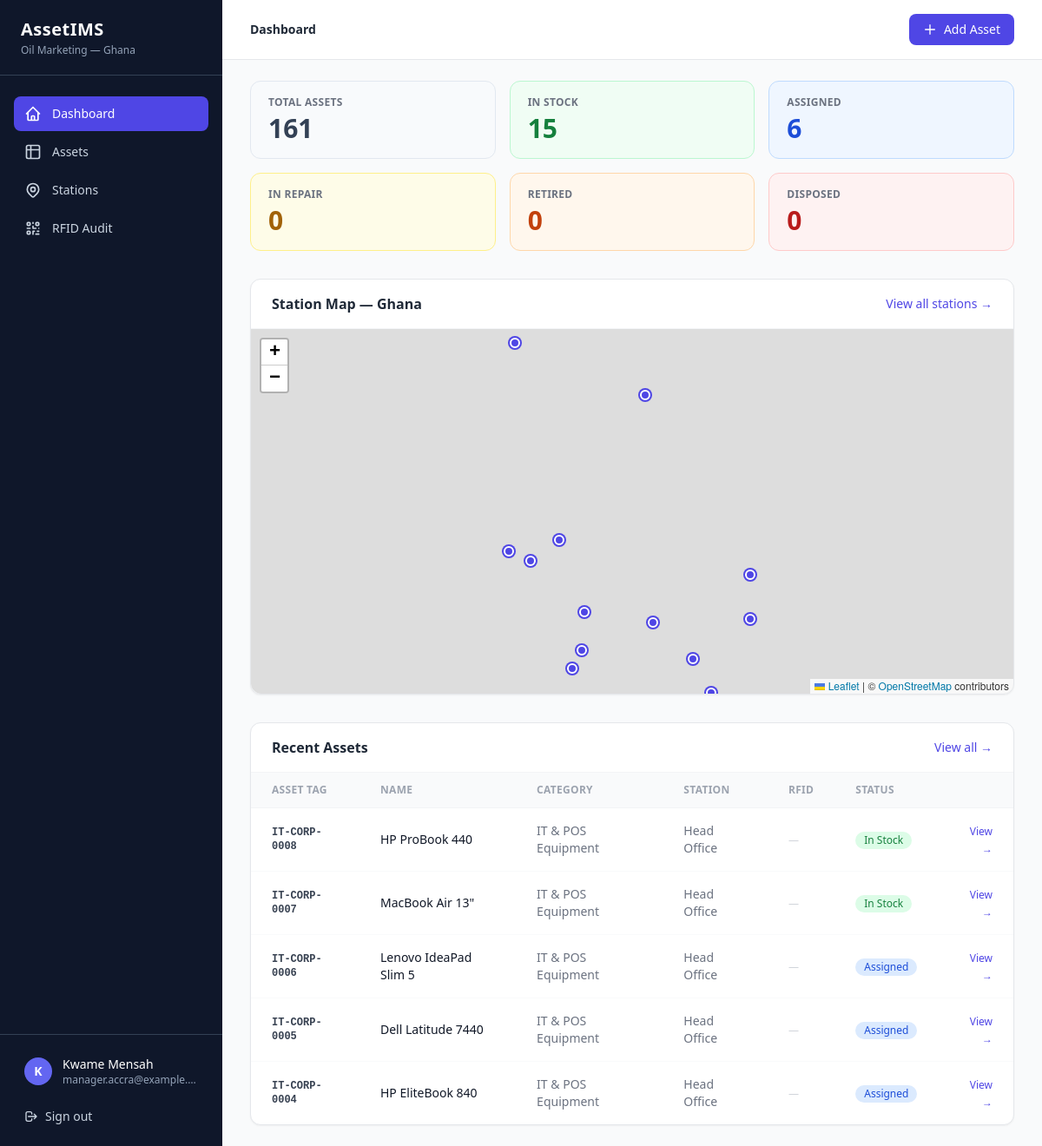
Screenshot of /home (signed in) with the database file from the repository.
### app/db/models/user.py (models this page shows, shortened)
class User(Base):
    __tablename__ = "users"
    id: Mapped[int] = mapped_column(primary_key=True, index=True)
    email: Mapped[str] = mapped_column(String(255), unique=True, index=True, nullable=False)
    full_name: Mapped[str] = mapped_column(String(255), nullable=False)
    password_hash: Mapped[str] = mapped_column(String(255), nullable=False)
    is_active: Mapped[bool] = mapped_column(Boolean, default=True)
    site_id: Mapped[int | None] = mapped_column(ForeignKey("locations.id"), nullable=True)
    created_at: Mapped[DateTime] = mapped_column(DateTime(timezone=True), server_default=func.now())
    site: Mapped[Location | None] = relationship("Location", foreign_keys=[site_id], lazy="select")
    user_roles: Mapped[list[UserRole]] = relationship("UserRole", lazy="select")

### app/db/models/asset.py (models this page shows)
class Asset(Base):
    __tablename__ = "assets"
    id: Mapped[int] = mapped_column(primary_key=True, index=True)
    asset_tag: Mapped[str] = mapped_column(String(64), unique=True, nullable=False, index=True)
    name: Mapped[str | None] = mapped_column(String(128), nullable=True)
    brand: Mapped[str | None] = mapped_column(String(64), nullable=True)
    model_no: Mapped[str | None] = mapped_column(String(128), nullable=True)
    serial_no: Mapped[str | None] = mapped_column(String(128), nullable=True)
    category: Mapped[str | None] = mapped_column(String(64), nullable=True)
    department: Mapped[str | None] = mapped_column(String(64), nullable=True)
    location: Mapped[str | None] = mapped_column(String(128), nullable=True)
    site_id: Mapped[int | None] = mapped_column(ForeignKey("locations.id"), nullable=True)
    assigned_to: Mapped[str | None] = mapped_column(String(128), nullable=True)
    purchase_date: Mapped[date | None] = mapped_column(Date, nullable=True)
    purchase_cost: Mapped[float | None] = mapped_column(Float, nullable=True)
    warranty_expiry: Mapped[date | None] = mapped_column(Date, nullable=True)
    notes: Mapped[str | None] = mapped_column(Text, nullable=True)
    status: Mapped[str] = mapped_column(String(20), nullable=False, default="in_stock")
    rfid_tag: Mapped[str | None] = mapped_column(String(64), nullable=True, index=True)
    rfid_last_seen: Mapped[datetime | None] = mapped_column(DateTime, nullable=True)
    rfid_confirmed_site_id: Mapped[int | None] = mapped_column(ForeignKey("locations.id"), nullable=True)
    created_at: Mapped[datetime] = mapped_column(DateTime, server_default=func.now(), nullable=False)
    updated_at: Mapped[datetime] = mapped_column(
        DateTime, server_default=func.now(), onupdate=func.now(), nullable=False
    )
    site: Mapped[Location | None] = relationship(
        "Location", foreign_keys=[site_id], lazy="select"
    )
    rfid_confirmed_site: Mapped[Location | None] = relationship(
        "Location", foreign_keys=[rfid_confirmed_site_id], lazy="select"
    )

### app/web/router.py (the view)
@router.get("/home", response_class=HTMLResponse)
def home(request: Request, db: Session = Depends(get_db)):
    user = _get_user(request, db)
    if not user:
        return RedirectResponse(url="/login", status_code=302)
    assets = db.query(Asset).order_by(Asset.id.desc()).all()
    stats = {
        "total":     len(assets),
        "in_stock":  sum(1 for a in assets if a.status == "in_stock"),
        "assigned":  sum(1 for a in assets if a.status == "assigned"),
        "in_repair": sum(1 for a in assets if a.status == "in_repair"),
        "retired":   sum(1 for a in assets if a.status == "retired"),
        "disposed":  sum(1 for a in assets if a.status == "disposed"),
    }
    recent = assets[:5]
    asset_counts: dict[int, int] = dict(
        db.query(Asset.site_id, func.count(Asset.id))
        .filter(Asset.site_id.isnot(None))
        .group_by(Asset.site_id)
        .all()
    )
    locations = db.query(Location).filter(
        Location.latitude.isnot(None), Location.longitude.isnot(None)
    ).order_by(Location.name).all()
    locations_json = json.dumps([
        {
            "id": loc.id,
            "name": loc.name,
            "code": loc.code,
            "address": loc.address or "",
            "latitude": loc.latitude,
            "longitude": loc.longitude,
            "asset_count": asset_counts.get(loc.id, 0),
        }
        for loc in locations
    ])
    return templates.TemplateResponse("home.html", _ctx(
        request, user,
        stats=stats,
        recent=recent,
        locations_json=locations_json,
        active_page="home",
    ))

### app/templates/home.html (shortened to what this page needs)
{% extends "base.html" %}
{% block page_title %}Dashboard{% endblock %}
{% block head_extra %}
<link rel="stylesheet" href="https://unpkg.com/leaflet@1.9.4/dist/leaflet.css" />
{% endblock %}
{% block header_actions %}
<a href="/assets/new"
   class="inline-flex items-center gap-2 bg-indigo-600 hover:bg-indigo-700 text-white text-sm font-medium px-4 py-2 rounded-lg transition-colors">
  <svg class="w-4 h-4" fill="none" stroke="currentColor" viewBox="0 0 24 24">
    <path stroke-linecap="round" stroke-linejoin="round" stroke-width="2" d="M12 4v16m8-8H4"/>
  </svg>
  Add Asset
</a>
{% endblock %}
{% block content %}
{% set cards = [
  ("Total Assets",  stats.total,    "text-slate-700",  "bg-slate-50",  "border-slate-200"),
  ("In Stock",      stats.in_stock, "text-green-700",  "bg-green-50",  "border-green-200"),
  ("Assigned",      stats.assigned, "text-blue-700",   "bg-blue-50",   "border-blue-200"),
  ("In Repair",     stats.in_repair,"text-yellow-700", "bg-yellow-50", "border-yellow-200"),
  ("Retired",       stats.retired,  "text-orange-700", "bg-orange-50", "border-orange-200"),
  ("Disposed",      stats.disposed, "text-red-700",    "bg-red-50",    "border-red-200"),
] %}
<div class="grid grid-cols-2 lg:grid-cols-3 xl:grid-cols-6 gap-4 mb-8">
  {% for label, count, text, bg, border in cards %}
  <div class="rounded-xl border {{ border }} {{ bg }} px-5 py-4">
    <p class="text-xs font-semibold text-gray-500 uppercase tracking-wide">{{ label }}</p>
    <p class="mt-1 text-3xl font-bold {{ text }}">{{ count }}</p>
  </div>
  {% endfor %}
</div>
<div class="bg-white rounded-xl border border-gray-200 shadow-sm mb-8">
  <div class="px-6 py-4 border-b border-gray-100 flex items-center justify-between">
    <h2 class="font-semibold text-gray-800">Station Map — Ghana</h2>
    <a href="/sites" class="text-sm text-indigo-600 hover:text-indigo-700 font-medium">View all stations →</a>
  </div>
  <div id="asset-map" style="height: 420px; border-radius: 0 0 0.75rem 0.75rem;"></div>
</div>
<div class="bg-white rounded-xl border border-gray-200 shadow-sm">
  <div class="px-6 py-4 border-b border-gray-100 flex items-center justify-between">
    <h2 class="font-semibold text-gray-800">Recent Assets</h2>
    <a href="/assets" class="text-sm text-indigo-600 hover:text-indigo-700 font-medium">View all →</a>
  </div>
  <div class="overflow-x-auto">
    <table class="w-full text-sm">
      <thead>
        <tr class="text-left text-xs font-semibold text-gray-400 uppercase tracking-wide border-b border-gray-100 bg-gray-50">
          <th class="px-6 py-3">Asset Tag</th>
          <th class="px-6 py-3">Name</th>
          <th class="px-6 py-3">Category</th>
          <th class="px-6 py-3">Station</th>
          <th class="px-6 py-3">RFID</th>
          <th class="px-6 py-3">Status</th>
          <th class="px-6 py-3"></th>
        </tr>
      </thead>
      <tbody class="divide-y divide-gray-50">
        {% if recent %}
          {% for asset in recent %}
          {% set badge = {
            'in_stock':  'bg-green-100 text-green-700',
            'assigned':  'bg-blue-100 text-blue-700',
            'in_repair': 'bg-yellow-100 text-yellow-700',
            'retired':   'bg-orange-100 text-orange-700',
            'disposed':  'bg-red-100 text-red-700',
          } %}
          <tr class="hover:bg-gray-50 transition-colors">
            <td class="px-6 py-4 font-mono text-xs font-semibold text-gray-700">{{ asset.asset_tag }}</td>
            <td class="px-6 py-4 font-medium text-gray-900">{{ asset.name or '—' }}</td>
            <td class="px-6 py-4 text-gray-500">{{ asset.category or '—' }}</td>
            <td class="px-6 py-4 text-gray-500">
              {% if asset.site %}
                <span class="inline-flex items-center gap-1">
                  <span class="w-2 h-2 rounded-full bg-emerald-400"></span>
                  {{ asset.site.name }}
                </span>
              {% else %}
                {{ asset.location or '—' }}
              {% endif %}
            </td>
            <td class="px-6 py-4">
              {% if asset.rfid_tag %}
                <span class="font-mono text-xs text-indigo-600 bg-indigo-50 px-1.5 py-0.5 rounded">{{ asset.rfid_tag }}</span>
              {% else %}
                <span class="text-gray-300 text-xs">—</span>
              {% endif %}
            </td>
            <td class="px-6 py-4">
              <span class="inline-flex px-2.5 py-0.5 rounded-full text-xs font-medium {{ badge.get(asset.status, 'bg-gray-100 text-gray-600') }}">
                {{ asset.status | replace('_', ' ') | title }}
              </span>
            </td>
            <td class="px-6 py-4 text-right">
              <a href="/assets/{{ asset.id }}" class="text-indigo-600 hover:text-indigo-800 text-xs font-medium">View →</a>
            </td>
          </tr>
          {% endfor %}
        {% else %}
          <tr>
            <td colspan="7" class="px-6 py-12 text-center text-gray-400 text-sm">
              No assets yet. <a href="/assets/new" class="text-indigo-600 hover:underline">Add one</a>.
            </td>
          </tr>
        {% endif %}
      </tbody>
    </table>
  </div>
</div>
{% endblock %}

### app/templates/base.html (shortened to what this page needs)
<!DOCTYPE html>
<html lang="en">
<head>
  <script src="https://cdn.tailwindcss.com"></script>
  {% block head_extra %}{% endblock %}
</head>
<body class="bg-gray-50 min-h-screen flex">
  <aside class="w-64 min-h-screen bg-slate-900 text-white flex flex-col fixed top-0 left-0 z-30">
    <div class="px-6 py-5 border-b border-slate-700">
      <span class="text-xl font-bold tracking-wide text-white">AssetIMS</span>
      <p class="text-xs text-slate-400 mt-0.5">Oil Marketing — Ghana</p>
    </div>
    <nav class="flex-1 px-4 py-6 space-y-1">
      <a href="/home"
         class="flex items-center gap-3 px-3 py-2.5 rounded-lg text-sm font-medium transition-colors
                {{ 'bg-indigo-600 text-white' if active_page == 'home' else 'text-slate-300 hover:bg-slate-800 hover:text-white' }}">
        <svg class="w-5 h-5 flex-shrink-0" fill="none" stroke="currentColor" viewBox="0 0 24 24">
          <path stroke-linecap="round" stroke-linejoin="round" stroke-width="2"
                d="M3 12l2-2m0 0l7-7 7 7M5 10v10a1 1 0 001 1h3m10-11l2 2m-2-2v10a1 1 0 01-1 1h-3m-6 0a1 1 0 001-1v-4a1 1 0 011-1h2a1 1 0 011 1v4a1 1 0 001 1m-6 0h6"/>
        </svg>
        Dashboard
      </a>
      <a href="/assets"
         class="flex items-center gap-3 px-3 py-2.5 rounded-lg text-sm font-medium transition-colors
                {{ 'bg-indigo-600 text-white' if active_page == 'assets' else 'text-slate-300 hover:bg-slate-800 hover:text-white' }}">
        <svg class="w-5 h-5 flex-shrink-0" fill="none" stroke="currentColor" viewBox="0 0 24 24">
          <path stroke-linecap="round" stroke-linejoin="round" stroke-width="2"
                d="M9 3H5a2 2 0 00-2 2v4m6-6h10a2 2 0 012 2v4M9 3v18m0 0h10a2 2 0 002-2V9M9 21H5a2 2 0 01-2-2V9m0 0h18"/>
        </svg>
        Assets
      </a>
      <a href="/sites"
         class="flex items-center gap-3 px-3 py-2.5 rounded-lg text-sm font-medium transition-colors
                {{ 'bg-indigo-600 text-white' if active_page == 'sites' else 'text-slate-300 hover:bg-slate-800 hover:text-white' }}">
        Stations
      </a>
      <a href="/rfid/audit"
         class="flex items-center gap-3 px-3 py-2.5 rounded-lg text-sm font-medium transition-colors
                {{ 'bg-indigo-600 text-white' if active_page == 'rfid' else 'text-slate-300 hover:bg-slate-800 hover:text-white' }}">
        RFID Audit
      </a>
    </nav>
    <div class="px-4 py-4 border-t border-slate-700">
      <div class="flex items-center gap-3 px-3 py-2">
        <div class="w-8 h-8 rounded-full bg-indigo-500 flex items-center justify-center text-sm font-bold flex-shrink-0">
          {{ user.full_name[0] | upper if user else 'A' }}
        </div>
        <div class="flex-1 min-w-0">
          <p class="text-sm font-medium text-white truncate">{{ user.full_name if user else 'Admin' }}</p>
          <p class="text-xs text-slate-400 truncate">{{ user.email if user else '' }}</p>
        </div>
      </div>
      <form method="post" action="/logout" class="mt-2">
        <button type="submit"
                class="w-full flex items-center gap-2 px-3 py-2 rounded-lg text-sm text-slate-300 hover:bg-slate-800 hover:text-white transition-colors">
          <svg class="w-4 h-4" fill="none" stroke="currentColor" viewBox="0 0 24 24">
            <path stroke-linecap="round" stroke-linejoin="round" stroke-width="2"
                  d="M17 16l4-4m0 0l-4-4m4 4H7m6 4v1a3 3 0 01-3 3H6a3 3 0 01-3-3V7a3 3 0 013-3h4a3 3 0 013 3v1"/>
          </svg>
          Sign out
        </button>
      </form>
    </div>
  </aside>
  <div class="ml-64 flex-1 flex flex-col min-h-screen">
    <header class="bg-white border-b border-gray-200 px-8 py-4 flex items-center justify-between sticky top-0 z-20">
      <div class="flex items-center gap-2 text-sm text-gray-500">
        {% block breadcrumb %}<span class="font-semibold text-gray-800">{% block page_title %}{% endblock %}</span>{% endblock %}
      </div>
      <div class="flex items-center gap-3">
        {% block header_actions %}{% endblock %}
      </div>
    </header>
    <main class="flex-1 px-8 py-6">
      {% block content %}{% endblock %}
    </main>
  </div>
</body>
</html>

### rows the page displays
User: full_name "K", full_name "Kwame Mensah", email "manager.accra@example.…"
Asset: asset_tag "IT-CORP-0008", name "HP ProBook 440", category "IT & POS Equipment", location "Head Office", status "In Stock"
Asset: asset_tag "IT-CORP-0007", name "MacBook Air 13\"", category "IT & POS Equipment", location "Head Office", status "In Stock"
Asset: asset_tag "IT-CORP-0006", name "Lenovo IdeaPad Slim 5", category "IT & POS Equipment", location "Head Office", status "Assigned"
Asset: asset_tag "IT-CORP-0005", name "Dell Latitude 7440", category "IT & POS Equipment", location "Head Office", status "Assigned"
Asset: asset_tag "IT-CORP-0004", name "HP EliteBook 840", category "IT & POS Equipment", location "Head Office", status "Assigned"

### other values shown
{{ label }} "TOTAL ASSETS" "IN STOCK" "ASSIGNED" "IN REPAIR" "RETIRED" "DISPOSED"
{{ count }} "161" "15" "6" "0" "0" "0"
